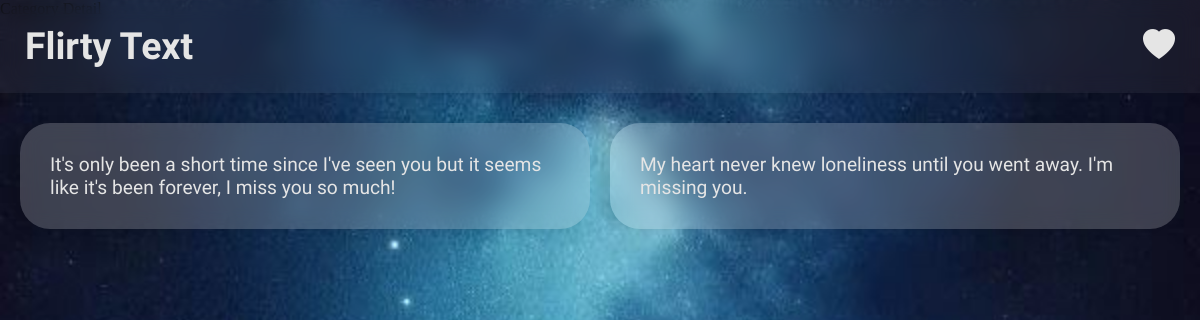
The app's page /category-quote/4/ with its own data.
### main/models.py (models this page shows, shortened)
class Quote(models.Model):
    category:Category = models.ForeignKey(Category,on_delete=models.CASCADE)
    quote:str = models.TextField()
    favorite:bool = models.BooleanField(default=False)

### main/views.py (the view)
# urls.py: path("category-quote/<int:cat_id>/",views.cat_detail,name="cat_detail"),
def cat_detail(request:HttpRequest,cat_id:int) -> HttpResponse:
    quotes:Quote = Quote.objects.filter(category_id=cat_id)
    return render(request,"cat_detail.html",{"quotes":quotes})

### templates/cat_detail.html
{% extends "base.html" %} {% block title %} Category Detail {% endblock %}
{%block content %}
<main>
  <div class="container">
    {% for quote in quotes %}
    <div class="quote">
      <p class="quote-p" data-id="{{ quote.id }}">{{ quote.quote }}</p>
    </div>
    {% endfor %}
  </div>
</main>
{% endblock %}

### static/css/style.css (style rules this page uses)
* { padding: 0; margin: 0; box-sizing: border-box; }
body { background-image: url("../images/background.jpg"); object-fit: cover; background-size: cover; background-position: center; min-height: 100vh; }
@media (min-width: 800px) { .container { margin: 0 auto; display: grid; grid-gap: 20px; grid-template-columns: repeat(auto-fit, minmax(450px, 1fr)); } }

### records on screen
Quote: quote "It's only been a short time since I've seen you but it seems like it's been forever, I miss you so much!"
Quote: quote "My heart never knew loneliness until you went away. I'm missing you."
